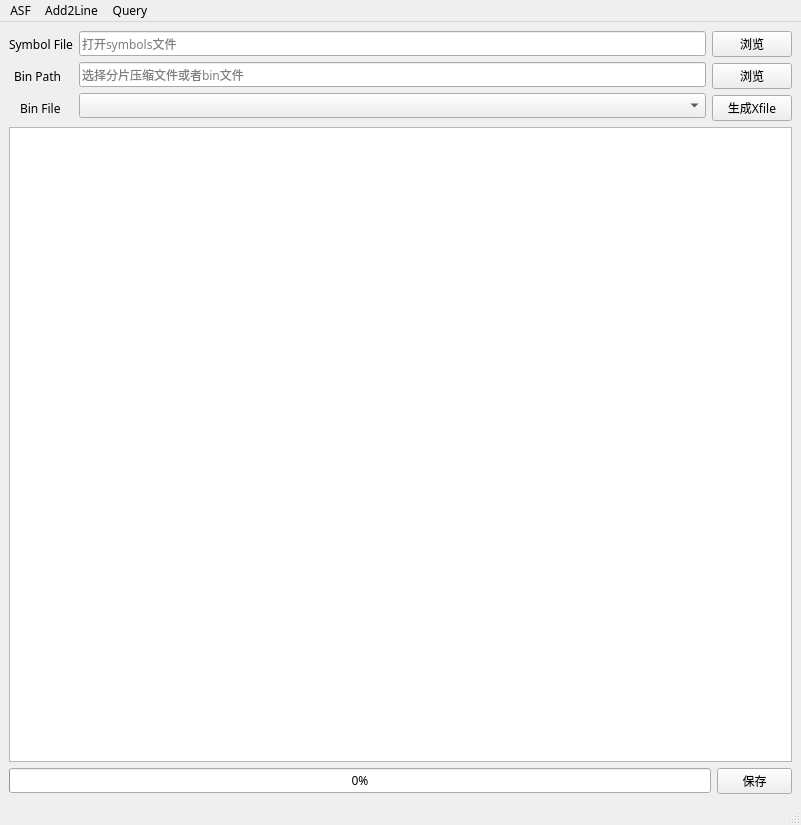
<?xml version="1.0" encoding="UTF-8"?>
<ui version="4.0">
 <class>MainWindow</class>
 <widget class="QMainWindow" name="MainWindow">
  <property name="geometry">
   <rect>
    <x>0</x>
    <y>0</y>
    <width>801</width>
    <height>825</height>
   </rect>
  </property>
  <property name="font">
   <font>
    <family>Microsoft YaHei</family>
    <weight>50</weight>
    <bold>false</bold>
   </font>
  </property>
  <property name="windowTitle">
   <string>XfileGenerator</string>
  </property>
  <property name="windowIcon">
   <iconset>
    <normaloff>X.ico</normaloff>X.ico</iconset>
  </property>
  <widget class="QWidget" name="centralwidget">
   <layout class="QGridLayout" name="gridLayout_7">
    <item row="1" column="1">
     <layout class="QGridLayout" name="gridLayout_6">
      <item row="0" column="0">
       <widget class="QPushButton" name="txtButton">
        <property name="enabled">
         <bool>true</bool>
        </property>
        <property name="maximumSize">
         <size>
          <width>75</width>
          <height>16777215</height>
         </size>
        </property>
        <property name="whatsThis">
         <string>&lt;html&gt;&lt;head/&gt;&lt;body&gt;&lt;p&gt;&lt;br/&gt;&lt;/p&gt;&lt;/body&gt;&lt;/html&gt;</string>
        </property>
        <property name="text">
         <string>保存</string>
        </property>
       </widget>
      </item>
     </layout>
    </item>
    <item row="0" column="0" colspan="2">
     <layout class="QGridLayout" name="gridLayout_5">
      <item row="0" column="0">
       <layout class="QGridLayout" name="gridLayout_4">
        <item row="0" column="0">
         <layout class="QGridLayout" name="gridLayout_3">
          <item row="0" column="0">
           <widget class="QLabel" name="symlabel">
            <property name="text">
             <string>Symbol File</string>
            </property>
            <property name="textFormat">
             <enum>Qt::AutoText</enum>
            </property>
            <property name="alignment">
             <set>Qt::AlignCenter</set>
            </property>
           </widget>
          </item>
          <item row="1" column="0">
           <widget class="QLabel" name="splitlable">
            <property name="text">
             <string>Bin Path</string>
            </property>
            <property name="indent">
             <number>5</number>
            </property>
           </widget>
          </item>
          <item row="2" column="0">
           <widget class="QLabel" name="binfilelable">
            <property name="text">
             <string>Bin File</string>
            </property>
            <property name="indent">
             <number>11</number>
            </property>
           </widget>
          </item>
         </layout>
        </item>
        <item row="0" column="1">
         <layout class="QGridLayout" name="gridLayout_2">
          <item row="0" column="0">
           <widget class="QLineEdit" name="symline">
            <property name="text">
             <string/>
            </property>
            <property name="placeholderText">
             <string>打开symbols文件</string>
            </property>
           </widget>
          </item>
          <item row="1" column="0">
           <widget class="QLineEdit" name="dump_path_line">
            <property name="placeholderText">
             <string>选择分片压缩文件或者bin文件</string>
            </property>
           </widget>
          </item>
          <item row="2" column="0">
           <widget class="QComboBox" name="combo_dump_name"/>
          </item>
         </layout>
        </item>
        <item row="0" column="2">
         <layout class="QGridLayout" name="gridLayout">
          <item row="0" column="0">
           <widget class="QPushButton" name="symButton">
            <property name="text">
             <string>浏览</string>
            </property>
           </widget>
          </item>
          <item row="1" column="0">
           <widget class="QPushButton" name="dump_browse_Button">
            <property name="text">
             <string>浏览</string>
            </property>
           </widget>
          </item>
          <item row="2" column="0">
           <widget class="QPushButton" name="generateButton">
            <property name="text">
             <string>生成Xfile</string>
            </property>
           </widget>
          </item>
         </layout>
        </item>
       </layout>
      </item>
      <item row="1" column="0">
       <widget class="QTextBrowser" name="xfileoutput">
        <property name="font">
         <font>
          <family>Courier New</family>
          <weight>50</weight>
          <bold>false</bold>
         </font>
        </property>
        <property name="locale">
         <locale language="English" country="UnitedStates"/>
        </property>
       </widget>
      </item>
     </layout>
    </item>
    <item row="1" column="0">
     <widget class="QProgressBar" name="progressBar">
      <property name="acceptDrops">
       <bool>true</bool>
      </property>
      <property name="autoFillBackground">
       <bool>true</bool>
      </property>
      <property name="value">
       <number>0</number>
      </property>
      <property name="textVisible">
       <bool>true</bool>
      </property>
      <property name="invertedAppearance">
       <bool>false</bool>
      </property>
     </widget>
    </item>
   </layout>
  </widget>
  <widget class="QMenuBar" name="menubar">
   <property name="geometry">
    <rect>
     <x>0</x>
     <y>0</y>
     <width>801</width>
     <height>23</height>
    </rect>
   </property>
   <widget class="QMenu" name="menuASF">
    <property name="title">
     <string>ASF</string>
    </property>
    <addaction name="separator"/>
    <addaction name="actionSelectFile"/>
    <addaction name="actionToSymsTbl"/>
   </widget>
   <widget class="QMenu" name="menuAdd2Line">
    <property name="title">
     <string>Add2Line</string>
    </property>
    <addaction name="separator"/>
    <addaction name="actionSelectExe"/>
   </widget>
   <widget class="QMenu" name="menuQuery">
    <property name="title">
     <string>Query</string>
    </property>
    <addaction name="actionquery_item"/>
   </widget>
   <addaction name="menuASF"/>
   <addaction name="menuAdd2Line"/>
   <addaction name="menuQuery"/>
  </widget>
  <widget class="QStatusBar" name="statusbar"/>
  <action name="actionSelectFile">
   <property name="text">
    <string>SelectFile</string>
   </property>
  </action>
  <action name="actionSelectExe">
   <property name="text">
    <string>SelectExe</string>
   </property>
  </action>
  <action name="actionToSymsTbl">
   <property name="text">
    <string>ToSymsTbl</string>
   </property>
  </action>
  <action name="actionquery_item">
   <property name="text">
    <string>query item</string>
   </property>
  </action>
 </widget>
 <resources/>
 <connections/>
 <slots>
  <slot>openDumpfile()</slot>
  <slot>openSymfile()</slot>
 </slots>
</ui>
